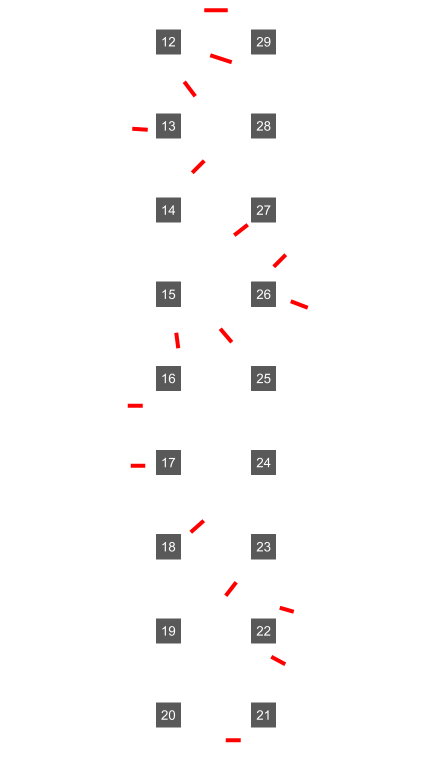
#> input picture map-aerial/approx_map.png, 864 x 1536 px, found by its file name (shown at 1/2 size)
$ python readmap.py --path ../../map-aerial/approx_map.png
#> lines starting #> are read from the running program, lines starting #| are printed output that depends on the picture; after the words box and inside, x2 and y2 are one past the last pixel; in counts of white or black regions, pixels touching at a corner belong together
#> in build, img is the input picture: shape (1536, 864, 3); mean B, G, R 248.8, 248.8, 249.7
"""Turn Claire's hand-drawn aerial map into a machine-readable gate map.

`map-aerial/approx_map.png` is a top-down sketch built by hand from aerial captures: two
rows of numbered Station columns, and one red bar per gate giving its position AND its
orientation in the hangar plane. 17 bars, matching the gate count.

This is the piece vision could not supply. mapbuild.py can measure inter-gate DISTANCES
well but cannot say which gate is which, because identity needs either a surviving track
or a race-packet crossing, and VQ2 recordings have neither past gate 1. The sketch carries
identity directly, keyed to the station grid the camera can already read.

Coordinates come out in STATION UNITS, not pixels:
    along  -- station number, interpolated (12.0 is level with Station 12)
    across -- 0 at the left row, 1 at the right row

Station units are chosen because they are what the camera can measure: stations.py reads
the numbers, so a gate at along=24.3 is directly comparable to a live reading. Converting
to metres needs the station pitch, which is NOT in the sketch -- see fit_scale().

    python3 pilot/perception/readmap.py --out pilot/perception/map_approx.json
"""

from __future__ import annotations

import argparse
import json
import os

import cv2
import numpy as np

# Left row counts DOWN the image, right row counts UP; a facing pair sums to 41. Confirmed
# on the sketch (12|29 ... 20|21) and independently from the camera in stations.py.
SUM_INVARIANT = 41


def find_stations(img):
    """The grey label boxes -> one centre per station, split into two rows."""
    g = cv2.cvtColor(img, cv2.COLOR_BGR2GRAY)
    m = ((g > 80) & (g < 140)).astype(np.uint8) * 255
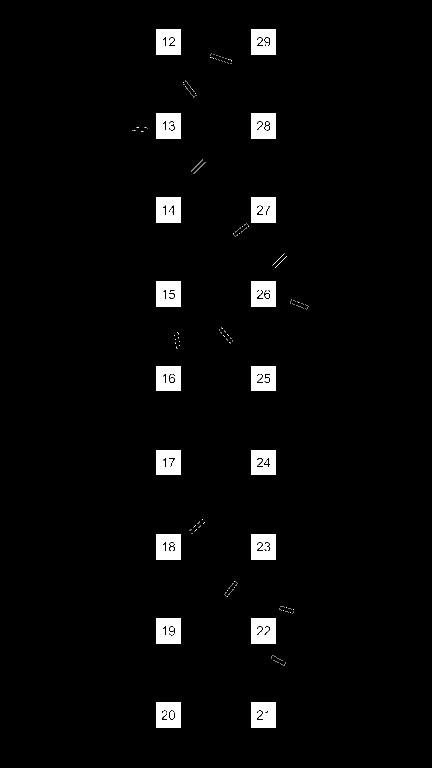
#> m: shape (1536, 864) (shown at 1/2 size); 3.2% white; 217 white regions (184 under 20 px), largest, box (x1, y1, x2, y2) and area: (312, 563, 362, 614) 2368, (312, 900, 362, 950) 2358, (502, 1068, 552, 1119) 2334
    n, lab, stats, cent = cv2.connectedComponentsWithStats(m, 8)
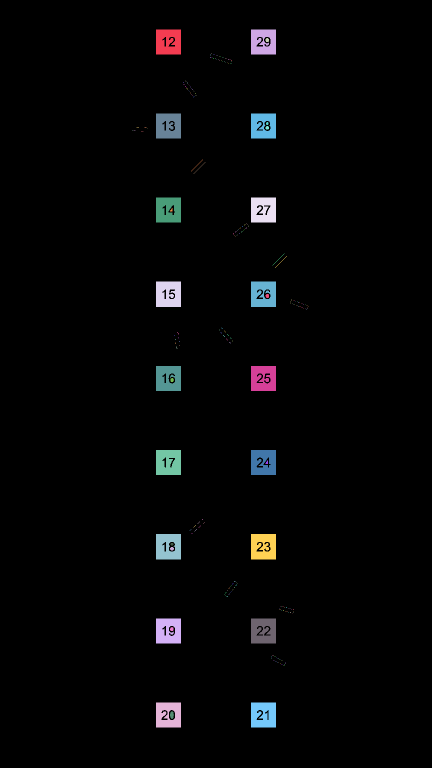
#> lab: shape (1536, 864) int32 (shown at 1/2 size); 218 distinct labels, from 0 to 217; one colour per label, 0 black
#> n = 218; stats = 218 rows, first 6: [0, 0, 864, 1536, 1285024], [312, 59, 50, 50, 2324], [502, 59, 50, 50, 2217], [531, 76, 7, 8, 47], [423, 107, 1, 1, 1], [421, 108, 1, 1, 1]; cent = 218 pairs, first value 264 to 615.5, second value 79.7 to 1429.7
    boxes = []
    for i in range(1, n):
        x, y, w, h, a = stats[i]
        if w < 15 or h < 15 or a < 200:
            continue
        if not (0.6 < w / h < 1.7):        # the boxes are square-ish
            continue
        boxes.append((float(cent[i][0]), float(cent[i][1])))
#> this loop made 217 passes
#> after the loop, boxes = 18 items, first 6: (336.4, 83.52), (526.2, 83.6), (336.3, 251.5), (526.1, 251.5), (336.3, 419.5), (526.6, 419.5)
    if len(boxes) < 4:
        raise SystemExit(f'found {len(boxes)} station boxes, expected many more')
    xs = np.array([b[0] for b in boxes])
#> xs = 18 values, max 526.7 at index 17, min 336.1 at index 12, mean 431.4
    split = (xs.min() + xs.max()) / 2
#> split = 431.4
    left = sorted([b for b in boxes if b[0] < split], key=lambda b: b[1])
#> left = [(336.4, 83.52), (336.3, 251.5), (336.3, 419.5), (336.4, 588), (336.2, 756.5), (336.5, 924.6), (336.1, 1093), (336.2, 1261.6), (336.2, 1429.4)]
    right = sorted([b for b in boxes if b[0] >= split], key=lambda b: b[1])
#> right = [(526.2, 83.6), (526.1, 251.5), (526.6, 419.5), (526.3, 587.9), (526.4, 756.5), (526.5, 924.4), (526.5, 1092.9), (526.5, 1261.5), (526.7, 1429.5)]
    if len(left) != len(right):
        raise SystemExit(f'rows are uneven: {len(left)} left, {len(right)} right')
    return left, right


def find_gates(img):
    """The red bars -> centre, orientation, length."""
    hsv = cv2.cvtColor(img, cv2.COLOR_BGR2HSV)
    h, s, v = hsv[:, :, 0], hsv[:, :, 1], hsv[:, :, 2]
    m = (((h <= 12) | (h >= 168)) & (s > 90) & (v > 90)).astype(np.uint8) * 255
    n, lab, stats, cent = cv2.connectedComponentsWithStats(m, 8)
    out = []
    for i in range(1, n):
        if stats[i][4] < 30:
            continue
        pts = np.column_stack(np.where(lab == i))[:, ::-1].astype(np.float32)
        mean = pts.mean(0)
        u, sv, vt = np.linalg.svd(pts - mean, full_matrices=False)
        d = vt[0]
        out.append({'px': float(mean[0]), 'py': float(mean[1]),
                    # Bar direction is the gate's PLANE, so its normal is perpendicular.
                    # Stored as the plane angle; the caller decides which it wants.
                    'plane_deg': float(np.degrees(np.arctan2(d[1], d[0])) % 180.0),
                    'len_px': float(2 * sv[0] / np.sqrt(len(pts)))})
    return sorted(out, key=lambda g: g['py'])


def build(map_png, first_left):
    img = cv2.imread(map_png)
    if img is None:
        raise SystemExit(f'cannot read {map_png}')
    left, right = find_stations(img)
    nrow = len(left)
#> nrow = 9
    # Left row descends from `first_left`; the right row is fixed by the sum invariant, so
    # it is DERIVED rather than read -- and the derivation is checked against the geometry
    # below, which is the whole point of having an invariant.
    left_ids = [first_left + i for i in range(nrow)]
#> left_ids = [12, 13, 14, 15, 16, 17, 18, 19, 20]
    right_ids = [SUM_INVARIANT - i for i in left_ids]
#> right_ids = [29, 28, 27, 26, 25, 24, 23, 22, 21]

    ys = np.array([p[1] for p in left])
#> ys = [83.52, 251.5, 419.5, 588, 756.5, 924.6, 1093, 1261.6, 1429.4]
    pitch = float(np.median(np.diff(ys)))
#> pitch = 168.3
    x_left = float(np.median([p[0] for p in left]))
#> x_left = 336.3
    x_right = float(np.median([p[0] for p in right]))
#> x_right = 526.5
    # Rows must be level with each other, or the sum invariant is being applied to columns
    # that do not actually face one another.
    skew = float(np.max(np.abs(np.array([p[1] for p in left]) -
                               np.array([p[1] for p in right]))))
#> skew = 0.172
    if skew > 0.3 * pitch:
        raise SystemExit(f'rows are not level (max offset {skew:.0f} px vs pitch {pitch:.0f})')

    gates = []
    for g in find_gates(img):
#> in find_gates, `hsv = cv2.cvtColor(img, cv2.COLOR_BGR2HSV)`: hsv: shape (1536, 864, 3); mean H, S, V 0, 0.9, 249.7
#> in find_gates, `h, s, v = hsv[:, :, 0], hsv[:, :, 1], hsv[:, :, 2]`: h: shape (1536, 864); every value is 0
#> in find_gates, `h, s, v = hsv[:, :, 0], hsv[:, :, 1], hsv[:, :, 2]`:
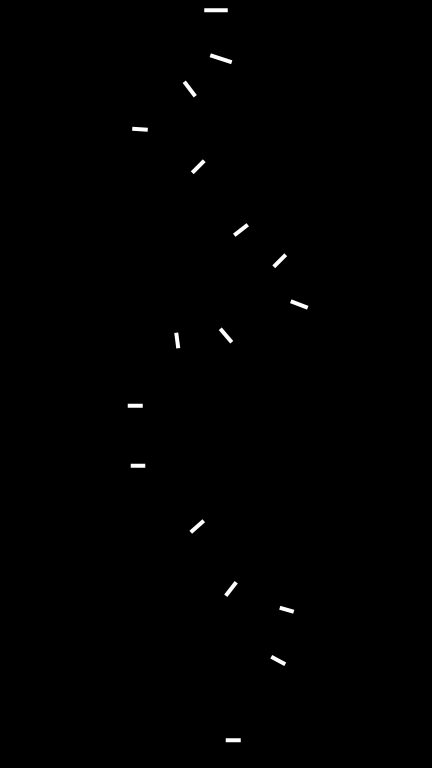
#> s: shape (1536, 864) (shown at 1/2 size); min 0, max 255, mean 0.9
#> in find_gates, `n, lab, stats, cent = cv2.connectedComponentsWithStats(m, 8)`: n = 18
        along = left_ids[0] + (g['py'] - ys[0]) / pitch
        across = (g['px'] - x_left) / (x_right - x_left)
        gates.append({'along_station': round(along, 3), 'across': round(across, 3),
                      'plane_deg': round(g['plane_deg'], 1),
                      'span_px': round(g['len_px'], 1),
                      'px': round(g['px'], 1), 'py': round(g['py'], 1)})
#> this loop made 17 passes
#> after the loop, gates = 17 items
    return {
        'source': os.path.basename(map_png),
        'frame': {'along': 'station number, interpolated', 'across': '0 = left row, 1 = right row',
                  'plane_deg': 'gate plane bearing in the hangar plane, 0..180'},
        'station_pitch_px': round(pitch, 2),
        'row_separation_px': round(x_right - x_left, 2),
        'metres_per_station': None,
        'stations': {'left': dict(zip(map(str, left_ids), [round(p[1], 1) for p in left])),
                     'right': dict(zip(map(str, right_ids), [round(p[1], 1) for p in right]))},
        'n_gates': len(gates),
        # Claire's own caveat, kept with the data rather than in a commit message: the ORDER
        # and the overall curve are certain (cross-referenced against video of a completed
        # lap), the positions and plane angles are rough, and there is NO vertical component
        # at all -- this is a top-down sketch. Treat it as a prior for pre-turning and
        # attention, never as terminal guidance.
        'accuracy': {'order': 'certain', 'topology': 'certain',
                     'positions': 'approximate', 'plane_angles': 'approximate',
                     'vertical': 'ABSENT — the sketch is top-down only'},
        'n_gates': len(gates),
        'gates': gates,
    }


def race_order(map_png, gates):
    """Race order, by arc length along the drawn course line.

    Claire added the flown path to the sketch (`approx_map_path.png`), cross-referenced
    against video of a completed lap. That line is the only statement of race order we have,
    and it is authoritative in ORDER even though she is explicit that positions and angles
    are rough and vertical height is absent entirely.

    Order comes from a GEODESIC distance along the line, not from sorting by y and not from
    chaining nearest neighbours. Both of those break on this course: it doubles back on
    itself around the Station 22 and 26 loops, so two points that are close in the image can
    be far apart along the path, and a y-sort would interleave the two halves of a loop.
    A breadth-first flood from the start end measures distance THROUGH the line, which is
    exactly the quantity that orders gates.
    """
    import heapq

    img = cv2.imread(map_png)
    hsv = cv2.cvtColor(img, cv2.COLOR_BGR2HSV)
    h, s, v = hsv[:, :, 0], hsv[:, :, 1], hsv[:, :, 2]
    line = ((h > 95) & (h < 130) & (s > 80) & (v > 80))
    ys, xs = np.where(line)
    if ys.size < 100:
        raise SystemExit('no course line found')
    # Start at the BOTTOM end: the lap enters low (past Station 20/21) and exits top.
    start = (int(ys.max()), int(xs[np.argmax(ys)]))

    INF = np.inf
    dist = np.full(line.shape, INF)
    dist[start] = 0.0
    pq = [(0.0, start[0], start[1])]
    nbr = [(-1, 0, 1.0), (1, 0, 1.0), (0, -1, 1.0), (0, 1, 1.0),
           (-1, -1, 1.4142), (-1, 1, 1.4142), (1, -1, 1.4142), (1, 1, 1.4142)]
    H, W = line.shape
    while pq:
        d, y, x = heapq.heappop(pq)
        if d > dist[y, x]:
            continue
        for dy, dx, w in nbr:
            ny, nx = y + dy, x + dx
            if 0 <= ny < H and 0 <= nx < W and line[ny, nx] and d + w < dist[ny, nx]:
                dist[ny, nx] = d + w
                heapq.heappush(pq, (d + w, ny, nx))
    reached = np.isfinite(dist) & line
    if reached.sum() < 0.9 * line.sum():
        raise SystemExit(f'course line is broken: flood reached {reached.sum()} of '
                         f'{line.sum()} pixels. Order would be wrong -- fix the drawing.')

    pts = np.column_stack(np.where(reached))          # (y, x)
    dvals = dist[reached]
    arcs = []
    for i, g in enumerate(gates):
        d2 = (pts[:, 0] - g['py']) ** 2 + (pts[:, 1] - g['px']) ** 2
        j = int(np.argmin(d2))
        arcs.append((float(dvals[j]), float(np.sqrt(d2[j])), i))
    arcs.sort()
    return arcs, float(dist[reached].max())


# [52 lines left out: functions map_pair_distances, fit_scale, not called in this run]


def main():
    ap = argparse.ArgumentParser()
    ap.add_argument('--map', default='map-aerial/approx_map.png')
    ap.add_argument('--first-left', type=int, default=12,
                    help='station number of the TOPMOST left-row box')
    ap.add_argument('--expect', type=int, default=17)
    ap.add_argument('--path', default='',
                    help='sketch WITH the flown course line drawn on it; supplies race order. '
                         'Gates are still read from --map, because the line crosses each bar '
                         'and splits it into two components (30 "gates" instead of 17).')
    ap.add_argument('--fit-scale', default='', help='edges JSON from mapbuild cache')
    ap.add_argument('--out', default='')
    args = ap.parse_args()
    m = build(args.map, args.first_left)
#> m = 9 items
    print(f'stations : {len(m["stations"]["left"])} per row, pitch {m["station_pitch_px"]} px, '
          f'separation {m["row_separation_px"]} px')
#| stations : 9 per row, pitch 168.27 px, separation 190.14 px
    print(f'  left  {list(m["stations"]["left"])}')
#|   left  ['12', '13', '14', '15', '16', '17', '18', '19', '20']
    print(f'  right {list(m["stations"]["right"])}')
#|   right ['29', '28', '27', '26', '25', '24', '23', '22', '21']
    print(f'gates    : {m["n_gates"]}' +
          ('' if m['n_gates'] == args.expect else f'  <-- EXPECTED {args.expect}'))
#| gates    : 17
    for g in m['gates']:
        print('  along %6.2f  across %5.2f  plane %5.1f deg' %
              (g['along_station'], g['across'], g['plane_deg']))
#> this loop made 17 passes
#|   along  11.62  across  0.50  plane   0.0 deg
#|   along  12.20  across  0.55  plane  18.2 deg
#|   along  12.56  across  0.23  plane  52.7 deg
#|   along  13.04  across -0.30  plane   3.2 deg
#|   along  13.48  across  0.31  plane 135.0 deg
#|   along  14.23  across  0.76  plane 142.1 deg
#|   along  14.60  across  1.17  plane 135.0 deg
#|   along  15.12  across  1.38  plane  20.6 deg
#> (further printed lines are left out)
    if args.path:
        arcs, total = race_order(args.path, m['gates'])
#> in race_order, `ys, xs = np.where(line)`: ys = empty array
        far = [(r, off) for r, (_a, off, _i) in enumerate(arcs) if off > 25]
        print(f'\nrace order from {os.path.basename(args.path)}  (path {total:.0f} px)')
        print('  race  arc   off    along  across  plane')
        for r, (a, off, i) in enumerate(arcs):
            g = m['gates'][i]
            m['gates'][i]['race_index'] = r
            m['gates'][i]['arc_px'] = round(a, 1)
            print('  %4d %5.0f %5.0f   %6.2f %6.2f  %5.1f'
                  % (r, a, off, g['along_station'], g['across'], g['plane_deg']))
        if far:
            print(f'  NOTE gates sitting >25 px off the line: {far} '
                  '— their place in the order is the least certain')
        m['gates'] = sorted(m['gates'], key=lambda g: g['race_index'])
        m['race_order'] = {
            'source': os.path.basename(args.path),
            'derived': 'geodesic arc length along the drawn course line, flooded from the '
                       'bottom (entry) end. Not a y-sort: the course doubles back around the '
                       'Station 22 and 26 loops, which a y-sort would interleave.',
            'confirmed_landmarks': 'loop around 22, then 16+17, then 26, then 13, then exit',
        }

    if args.fit_scale:
        f = fit_scale(m, args.fit_scale)
        scales, cost = f['scales'], f['cost']
        print(f'\nscale fit against {f["n_edges"]} tight measured edges')
        step = max(1, len(scales) // 28)
        for i in range(0, len(scales), step):
            bar = '#' * int(60 * (1 - (cost[i] - cost.min()) / (cost.max() - cost.min())))
            print(f'  {scales[i]:5.1f} m  {cost[i]:.3f} {bar}')
        if f['degenerate']:
            print(f'\n  DEGENERATE — scales from {f["plateau"][0]:.1f} to {f["plateau"][1]:.1f} '
                  f'm/station are all within 2x of the best cost '
                  f'({100 * f["breadth"]:.0f}% of the swept range).')
            print('  17 gates give 136 pair distances, a near-continuum, so any measured\n'
                  '  distance matches SOME pair at almost any scale. The apparent optimum\n'
                  f'  ({f["best"]:.1f} m) is noise. metres_per_station stays null.')
            m['metres_per_station'] = None
        else:
            print(f'\n  best {f["best"]:.2f} m/station, residual {f["best_cost"]:.3f}')
            m['metres_per_station'] = round(f['best'], 2)
        m['scale_fit'] = {'degenerate': f['degenerate'], 'n_edges': int(f['n_edges']),
                          'apparent_best': round(f['best'], 2),
                          'plateau': [round(x, 1) for x in f['plateau']]}

    if args.out:
        json.dump(m, open(args.out, 'w'), indent=1)
        print(f'\nwrote {args.out}')


if __name__ == '__main__':
#> (the run stopped early here; a loop or call above may not have finished)
